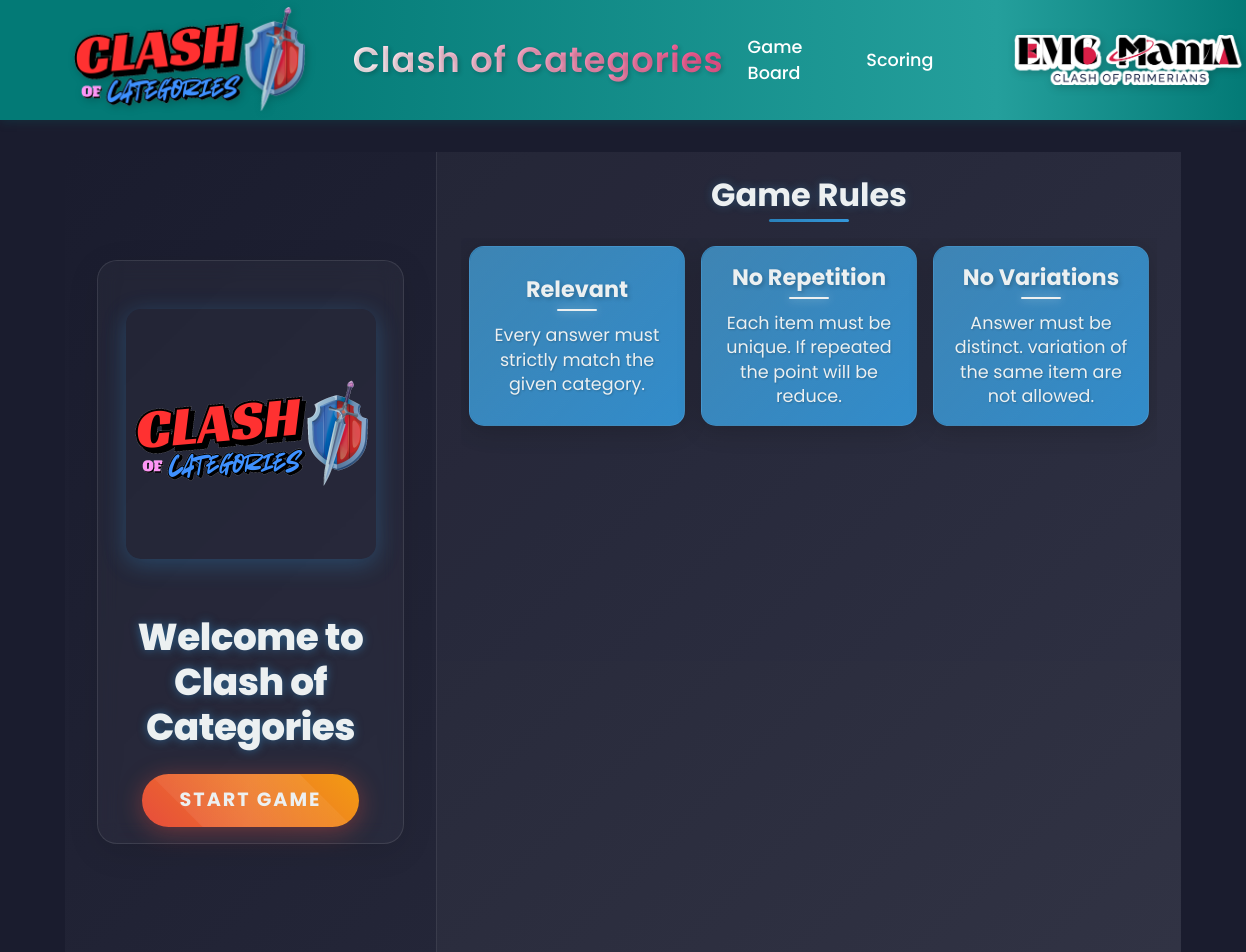
The page / on the database its author committed.
### game/models.py (models this page shows, shortened)
class Rule(models.Model):
    title = models.CharField(max_length=200, default="Game Rule")
    description = models.TextField(default="Rule description")

### game/views.py (the view)
# urls.py: path('', views.landing_page, name='landing'),
def landing_page(request):
    rules = Rule.objects.all()
    return render(request, 'game/landing.html', {'rules': rules})

### game/templates/game/landing.html (shortened to what this page needs)
{% extends 'game/base.html' %}
{% load static %}
{% block content %}
<div class="page-wrapper">
    <div class="container-fluid h-100 p-0">
        <div class="row vh-100 g-0">
            <div class="col-md-4 left-section">
                <div class="section-content">
                    <div class="sticky-content">
                        <img src="{% static 'game/images/clash-of-categories.png' %}" alt="Game Logo" class="game-logo">
                        <h1 class="game-title">Welcome to<br>Clash of Categories</h1>
                        <a href="{% url 'game:game_board' %}" class="btn btn-start-game">
                            <span class="btn-text">Start Game</span>
                            <span class="btn-shine"></span>
                        </a>
                    </div>
                </div>
            </div>
            <div class="col-md-8 right-section">
                <div class="section-content">
                    <h2 class="rules-title text-center">Game Rules</h2>
                    <div class="rules-grid">
                        {% for rule in rules %}
                            <div class="rule-card">
                                <div class="rule-card-inner">
                                    <div class="card-content">
                                        <h3 class="rule-card-title">{{ rule.title }}</h3>
                                        <p class="rule-card-description">{{ rule.description }}</p>
                                    </div>
                                </div>
                            </div>
                        {% empty %}
                            <div class="col-12 text-center">
                                <p class="no-rules">No rules have been added yet.</p>
                            </div>
                        {% endfor %}
                    </div>
                </div>
            </div>
        </div>
    </div>
</div>
{% endblock %}

### game/static/game/css/style.css (style rules this page uses)
body { background: linear-gradient(135deg, #f5f7fa 0%, #e4e8eb 100%); min-height: 100vh; font-family: 'Poppins', sans-serif; }
.game-title { color: #2c3e50; font-weight: 700; margin-bottom: 2rem; text-shadow: 2px 2px 4px rgba(0, 0, 0, 0.1); }
.rules-title { color: #2c3e50; font-weight: 600; margin-bottom: 1.5rem; }
.btn-start-game { background: linear-gradient(45deg, #3498db 0%, #2ecc71 100%); border: none; padding: 1rem 2.5rem; font-size: 1.2rem; font-weight: 600; text-transform: uppercase; letter-spacing: 1px; border-radius: 50px; box-shadow: 0 4px 15px rgba(0, 0, 0, 0.2); transition: all 0.3s ease; }
.game-logo { max-width: 250px; height: auto; margin: 2rem auto; border-radius: 15px; box-shadow: 0 5px 15px rgba(0, 0, 0, 0.2); transition: transform 0.3s ease; }

### game/templates/game/base.html (style rules this page uses)
:root { --dark-teal: #037a76; --light-teal: #249f9c; --white: #ffffff; --light-pink: #f44786; --dark-pink: #ed1b76; }
body { background: linear-gradient(135deg, var(--dark-teal) 0%, var(--light-teal) 100%); min-height: 100vh; font-family: 'Poppins', sans-serif; color: var(--white); }
h1, h2, h3, h4, h5, h6 { color: var(--dark-teal); }

### rows shown on the page
Rule: title "Relevant", description "Every answer must strictly match the given category."
Rule: title "No Repetition", description "Each item must be unique. If repeated the point will be reduce."
Rule: title "No Variations", description "Answer must be distinct. variation of the same item are not allowed."
